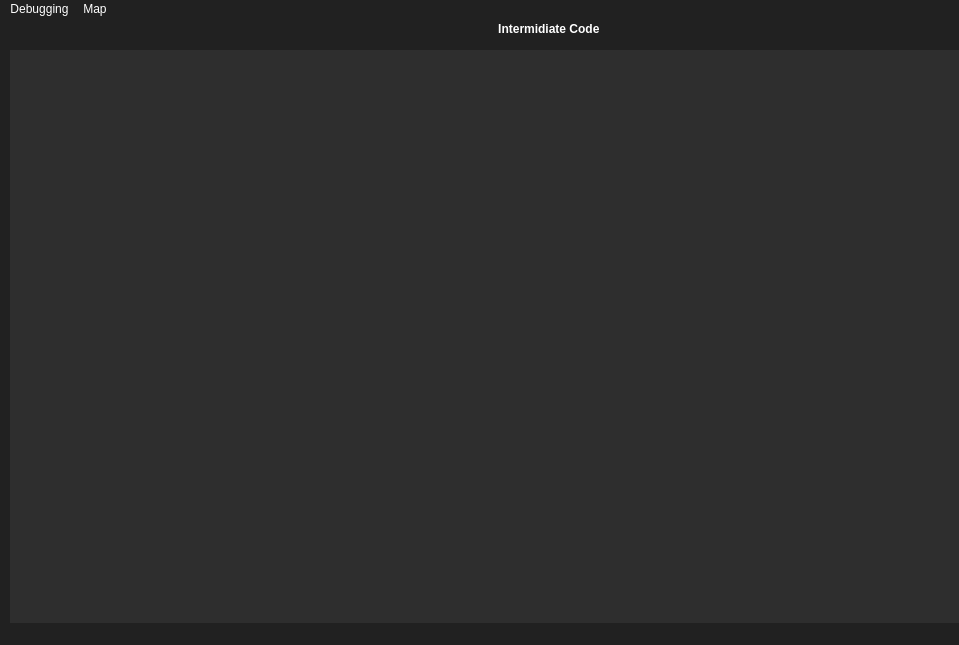
<?xml version="1.0" encoding="UTF-8"?>
<ui version="4.0">
 <class>MainWindow</class>
 <widget class="QMainWindow" name="MainWindow">
  <property name="geometry">
   <rect>
    <x>0</x>
    <y>0</y>
    <width>959</width>
    <height>645</height>
   </rect>
  </property>
  <property name="windowTitle">
   <string>MainWindow</string>
  </property>
  <property name="styleSheet">
   <string notr="true">QWidget{
background-color:rgb(33,33,33);
color:#FFFFFF;
}
QTextEdit{
background-color:rgb(46,46,46);
border:0;
}
QMenuBar::item:selected{
color:#000000;
}</string>
  </property>
  <widget class="QWidget" name="centralwidget">
   <widget class="QLabel" name="label">
    <property name="geometry">
     <rect>
      <x>480</x>
      <y>0</y>
      <width>131</width>
      <height>20</height>
     </rect>
    </property>
    <property name="font">
     <font>
      <bold>true</bold>
     </font>
    </property>
    <property name="layoutDirection">
     <enum>Qt::LeftToRight</enum>
    </property>
    <property name="text">
     <string>  Intermidiate Code</string>
    </property>
    <property name="scaledContents">
     <bool>false</bool>
    </property>
    <property name="alignment">
     <set>Qt::AlignCenter</set>
    </property>
   </widget>
   <widget class="QTextEdit" name="textEdit">
    <property name="enabled">
     <bool>true</bool>
    </property>
    <property name="geometry">
     <rect>
      <x>40</x>
      <y>31</y>
      <width>1041</width>
      <height>671</height>
     </rect>
    </property>
    <property name="font">
     <font>
      <family>Arial</family>
      <pointsize>12</pointsize>
     </font>
    </property>
   </widget>
   <widget class="QTextBrowser" name="textBrowser">
    <property name="geometry">
     <rect>
      <x>10</x>
      <y>31</y>
      <width>31</width>
      <height>671</height>
     </rect>
    </property>
    <property name="font">
     <font>
      <family>Arial</family>
      <pointsize>12</pointsize>
     </font>
    </property>
   </widget>
   <widget class="QPushButton" name="pushButton">
    <property name="geometry">
     <rect>
      <x>10</x>
      <y>710</y>
      <width>75</width>
      <height>24</height>
     </rect>
    </property>
    <property name="styleSheet">
     <string notr="true">background-color: rgb(255, 255, 255);
color: rgb(0, 0, 0);</string>
    </property>
    <property name="text">
     <string>Run</string>
    </property>
   </widget>
  </widget>
  <widget class="QMenuBar" name="menubar">
   <property name="geometry">
    <rect>
     <x>0</x>
     <y>0</y>
     <width>959</width>
     <height>22</height>
    </rect>
   </property>
   <widget class="QMenu" name="menuDebugging">
    <property name="title">
     <string>Debugging</string>
    </property>
    <addaction name="actionStart"/>
   </widget>
   <widget class="QMenu" name="menuMap">
    <property name="title">
     <string>Map</string>
    </property>
    <addaction name="actionControl_Flow_Graph"/>
    <addaction name="actionSource_Code_Mapping"/>
   </widget>
   <addaction name="menuDebugging"/>
   <addaction name="menuMap"/>
  </widget>
  <widget class="QStatusBar" name="statusbar"/>
  <action name="actionStart">
   <property name="text">
    <string>Start</string>
   </property>
  </action>
  <action name="actionStop">
   <property name="text">
    <string>Stop</string>
   </property>
  </action>
  <action name="actionControl_Flow_Graph">
   <property name="text">
    <string>Control Flow Graph</string>
   </property>
  </action>
  <action name="actionSource_Code_Mapping">
   <property name="text">
    <string>Source Code Mapping</string>
   </property>
  </action>
 </widget>
 <resources/>
 <connections/>
</ui>
